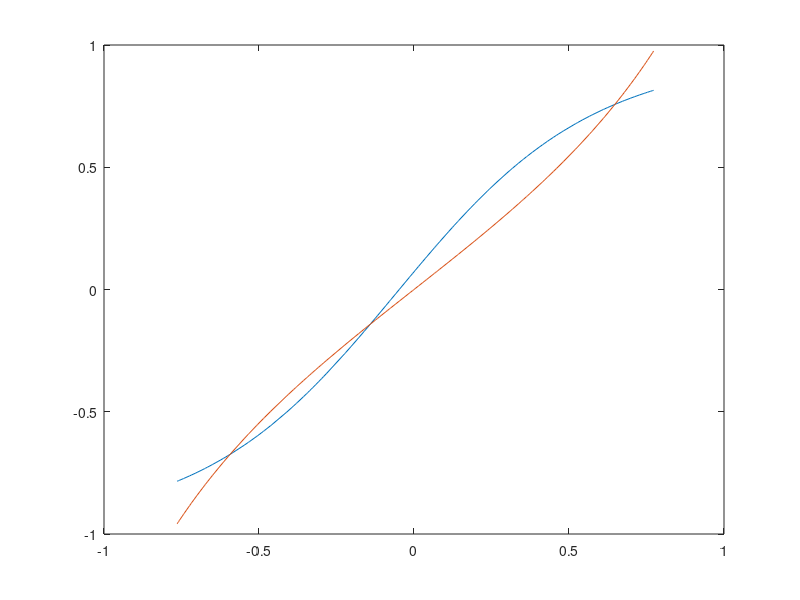

Reproduce this figure in MATLAB.

number = 100;
pi = 3.1;
learning_rate = 0.1;
limit = 0.25;



x_input = rand(1,number);
x_input = x_input * limit *pi;

x_0 = [ 0 ];
x_input = [x_input,x_0];

x_temp = rand(1,number);
x_temp = x_temp * limit * pi * (-1);

x_input = [x_input,x_temp];



%x_input = sort(x_input);

%x_input = [ 0.00123  0.123 0.456 1.123 0.572 0.0812 -0.812 -0.0123 0.0566 0 -1.111 0.233 -0.413 -0.756 1.023 -0.671 0.0412 -0.712 0.1123 0.166 1.01]


required_output = tan(sort(x_input));
calculated_output = [];


x_hidden = [ 1 1 1 ];
x_output = [ 1 1 1 ];


y_first = [ 1 ];
y_second = [ 1 1 1 ];
y_third = [ 1 ];

w_input = rand(1,1);
w_hidden = rand(1,3);
w_output = rand(1,3);

b_input = rand(1,1);
b_hidden = rand(1,3);
b_output = rand(1,1);

delta_weight_output = [ 1 ];
delta_weight_hidden = [ 1 1 1 ];
delta_weight_input = [ 1 ];

delta_bias_output = [ 1 ];
delta_bias_hidden = [ 1 1 1 ];
delta_bias_input = [ 1 ];


grad_output = [ 1 ];
grad_hidden = [ 1 1 1 ];


function [dy] = sigmoid_derivative(s)
dy = (4 * exp(-2*s)) ./ ((1 + exp(-2*s)) .* (1 + exp(-2*s))); 
end

function [ out ] = sigmoidd( s )
	out = (1 - exp(-2*s)) ./ (1 + exp(-2*s));
end

function [ out ] = forward_hidden( x , w , b )
	j = 1;
	for i = x
		out(j)= w(j)*i + b(j);
%		disp(out(j));
		j= j + 1;

	endfor; 
end

function [ out ] = forward_output( x , w , b )
	x_t = transpose(x);
	out = w*x_t;
	out = out + b;
end

function [ delta_hidden ] = propogate_delta_to_hidden(w_output, delta_output)
	j = 1;	
	for i = w_output
		delta_hidden(j) = i * delta_output;
		j = j+1;
	endfor;
end

function [ delta_input ] = propogate_delta_to_input(w_hidden, delta_hidden)
	w_hidden_t = transpose(w_hidden);
	delta_input = delta_hidden*w_hidden_t;
end




for iter = 1:100
% Looping through all the input cases
	count = 1;
	for i = x_input 

	x_hidden = [ 1 1 1 ];
	x_output = [ 1 1 1 ];


	y_first = [ 1 ];
	y_second = [ 1 1 1 ];
	y_third = [ 1 ];

	
	
	grad_output = [ 1 ];
	grad_hidden = [ 1 1 1 ];
		
	delta_weight_output = [ 1 1 1];
	delta_weight_hidden = [ 1 1 1 ];
	delta_weight_input = [ 1 ];

	delta_bias_output = [ 1 1 1];
	delta_bias_hidden = [ 1 1 1 ];
	delta_bias_input = [ 1 ];

	%
	% Forward Pass begins:
	%
		%disp(i) 
	% layer 1 
		y_first = i * w_input(1) + b_input(1);     
		out = sigmoidd(y_first);  	
		x_hidden = x_hidden * out;

		y_second = forward_hidden(x_hidden,w_hidden,b_hidden);

	% layer 2
		k = 1;	
		for j = y_second
			x_output(k) = sigmoidd(j);
			k = k + 1;	
		endfor;
	% layer 3
		y_third = forward_output(x_output, w_output, b_output);
		y_target = sigmoidd(y_third);
		%disp(y_target);

	% find actual tan answer
		y_expected = tan(i);	

	% calculating gradient
		grad_output(1) = (y_expected - y_target) * sigmoid_derivative(y_target);
		
		grad_hidden(1) = (1- x_output(1))*(x_output(1))*grad_output(1)*(w_output(1));
		grad_hidden(2) = (1- x_output(2))*(x_output(2))*grad_output(1)*(w_output(2));
		grad_hidden(3) = (1- x_output(3))*(x_output(3))*grad_output(1)*(w_output(3));
		
		grad_input(1) = (1- x_hidden(1))*(x_hidden(1))*(grad_hidden(1)*(w_hidden(1)) + grad_hidden(2)*(w_hidden(2)) + grad_hidden(3)*(w_hidden(3)));
		

	% calculating delta for weight
		delta_weight_output(1) = learning_rate*grad_output(1)*x_output(1);
		delta_weight_output(2) = learning_rate*grad_output(1)*x_output(2);
		delta_weight_output(3) = learning_rate*grad_output(1)*x_output(3);

		delta_weight_hidden(1) = learning_rate*grad_hidden(1)*x_hidden(1);
		delta_weight_hidden(2) = learning_rate*grad_hidden(2)*x_hidden(2);
		delta_weight_hidden(3) = learning_rate*grad_hidden(3)*x_hidden(3);
		
		delta_weight_input(1) = learning_rate*grad_input(1)*i;

	% calculating delta for bias
		delta_bias_output(1) = learning_rate*grad_output(1);
		for temp = 1:3
			delta_bias_hidden(temp) = learning_rate*grad_hidden(temp);
		endfor;
		delta_bias_input(1) = learning_rate*grad_input(1);

	% updating weights
		for temp = 1:3
			w_output(temp) = w_output(temp) + delta_weight_output(temp);
			w_hidden(temp) = w_hidden(temp) + delta_weight_hidden(temp);
		endfor;		
		w_input(1) = w_input(1) + delta_weight_input(1);

	% updating bias
		b_output(1) = b_output(1) + delta_bias_output(1);
		for temp = 1:3
			b_hidden(temp) = b_hidden(temp) + delta_bias_hidden(temp);
		endfor;		
		b_input(1) = b_input(1) + delta_bias_input(1);
		
		
	
	endfor;

	fprintf("Interation %d: %f %f %f ",iter,w_input, w_hidden,w_output);
	key = input('<Press enter to continue, q to quit.>', 's');

	if (key == 'q')
	   return;
	end


%	plot(x_input,required_output,x_input,calculated_output);


	

endfor;


% run forward passs again to get values

	count1 =1;
	for i = sort(x_input)
		x_hidden = [ 1 1 1 ];
		x_output = [ 1 1 1 ];


		y_first = [ 1 ];
		y_second = [ 1 1 1 ];
		y_third = [ 1 ];
		% layer 1 
			y_first = i * w_input(1) + b_input(1);     
			out = sigmoidd(y_first);  	
			x_hidden = x_hidden * out;
	
			y_second = forward_hidden(x_hidden,w_hidden,b_hidden);

		% layer 2
			k = 1;	
			for j = y_second
				x_output(k) = sigmoidd(j);
				k = k + 1;	
			endfor;
		% layer 3
			y_third = forward_output(x_output, w_output, b_output);
			y_target = sigmoidd(y_third);
			%disp(y_target);
		
			calculated_output(count1) = y_target;
			count1 = count1 +1;
	endfor;

		plot_x = sort(x_input);
		plot_y1 = calculated_output;
		plot_y2 = required_output;
		plot(plot_x,plot_y1,plot_x,plot_y2);	








